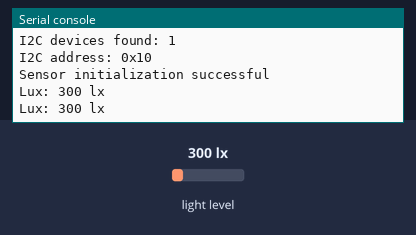
Bench run of a program on a simulated MicroPython board. On the bench: the last lines printed to the serial console. The inputs (shaded band) are chosen by the test bench; at power-on: light level 300 lx.

Above: at 4.4 s.
4.5 s: light level set to 40 lx
At 5.8 s:
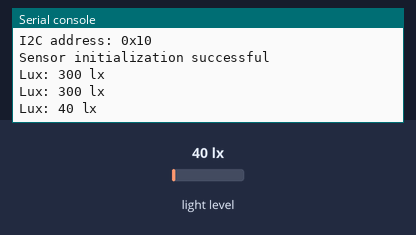
6.0 s: light level set to 500 lx
At 7.2 s:
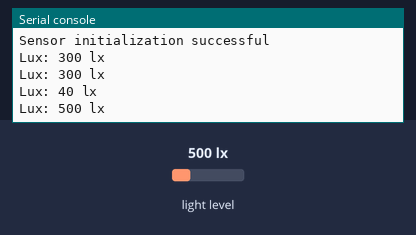
Timing chart, 0 to 9.0 s (numbered marks = the images above; inputs shaded):
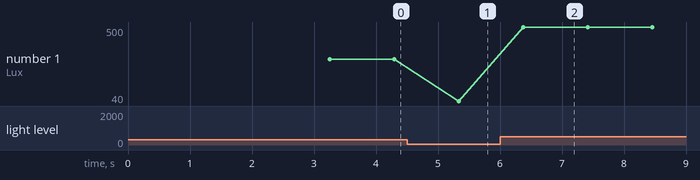

Measured:
- after the input at 4.5 s, the serial console: prints a new line after 0.84 s (image 1)
- after the input at 6.0 s, the serial console: prints a new line after 0.38 s (image 2)
- plotted number 1: 300 → 40 after the input at 4.5 s, 40 → 500 after the input at 6.0 s

The program:

main.py
```python
# (licence header left out)
# ======================================== 导入相关模块 =========================================

from machine import Pin, SoftI2C
from veml7700 import VEML7700
import time

# ======================================== 全局变量 ============================================

TARGET_SENSOR_ADDRS = [0x10]
I2C_SDA_PIN = 4
I2C_SCL_PIN = 5
I2C_FREQ = 100000
INTEGRATION_TIME = 100
SENSOR_GAIN = 1 / 8

# ======================================== 功能函数 ============================================

# ======================================== 自定义类 ============================================

# ======================================== 初始化配置 ==========================================

time.sleep(3)
print("FreakStudio: Using VEML7700 ambient light sensor ...")

# 初始化软件I2C总线
i2c_bus = SoftI2C(sda=Pin(I2C_SDA_PIN), scl=Pin(I2C_SCL_PIN), freq=I2C_FREQ)

# 扫描I2C总线设备
devices_list = i2c_bus.scan()
print("START I2C SCANNER")
if len(devices_list) == 0:
    raise RuntimeError("I2C scan found no devices")
print("I2C devices found: %d" % len(devices_list))

# 遍历扫描结果，初始化目标传感器
sensor = None
for device in devices_list:
    if device in TARGET_SENSOR_ADDRS:
        print("I2C address: %s" % hex(device))
        sensor = VEML7700(
            i2c=i2c_bus,
            address=device,
            it=INTEGRATION_TIME,
            gain=SENSOR_GAIN,
        )
        print("Sensor initialization successful")
        break

if sensor is None:
    raise RuntimeError("No target sensor found on I2C bus")

# 等待第一次积分完成
time.sleep(0.2)

# ========================================  主程序  ===========================================

try:
    while True:
        lux = sensor.read_lux()
        print("Lux: %d lx" % lux)
        time.sleep(1)

except KeyboardInterrupt:
    print("Program interrupted by user")
except OSError as e:
    print("Hardware communication error: %s" % str(e))
except Exception as e:
    print("Unknown error: %s" % str(e))
finally:
    print("Cleaning up resources...")
    sensor.deinit()
    del sensor
    print("Program exited")
```

veml7700.py
```python
# (licence header left out)
__version__ = "1.0.0"
__author__ = "Joseph Hopfmüller"
__license__ = "MIT"
__platform__ = "MicroPython v1.23"

# ======================================== 导入相关模块 =========================================

import time
from machine import I2C
from micropython import const

# ======================================== 全局变量 ============================================

# 寄存器地址常量
_ADDR = const(0x10)
_ALS_CONF_0 = const(0x00)
_ALS_WH = const(0x01)
_ALS_WL = const(0x02)
_POW_SAV = const(0x03)
_ALS = const(0x04)
_WHITE = const(0x05)
_INTERRUPT = const(0x06)

# 积分时间+增益组合对应的配置寄存器字节表
# 键：积分时间(ms)，值：{增益: bytearray([高字节, 低字节])}
_CONF_VALUES = {
    25:  {1/8: bytearray([0x00, 0x13]), 1/4: bytearray([0x00, 0x1B]), 1: bytearray([0x00, 0x01]), 2: bytearray([0x00, 0x0B])},
    50:  {1/8: bytearray([0x00, 0x12]), 1/4: bytearray([0x00, 0x1A]), 1: bytearray([0x00, 0x02]), 2: bytearray([0x00, 0x0A])},
    100: {1/8: bytearray([0x00, 0x10]), 1/4: bytearray([0x00, 0x18]), 1: bytearray([0x00, 0x00]), 2: bytearray([0x00, 0x08])},
    200: {1/8: bytearray([0x40, 0x10]), 1/4: bytearray([0x40, 0x18]), 1: bytearray([0x40, 0x00]), 2: bytearray([0x40, 0x08])},
    400: {1/8: bytearray([0x80, 0x10]), 1/4: bytearray([0x80, 0x18]), 1: bytearray([0x80, 0x00]), 2: bytearray([0x80, 0x08])},
    800: {1/8: bytearray([0xC0, 0x10]), 1/4: bytearray([0xC0, 0x18]), 1: bytearray([0xC0, 0x00]), 2: bytearray([0xC0, 0x08])},
}

# 积分时间+增益组合对应的灵敏度系数表（lux/count）
_GAIN_VALUES = {
    25:  {1/8: 1.8432, 1/4: 0.9216, 1: 0.2304, 2: 0.1152},
    50:  {1/8: 0.9216, 1/4: 0.4608, 1: 0.1152, 2: 0.0576},
    100: {1/8: 0.4608, 1/4: 0.2304, 1: 0.0288, 2: 0.0144},
    200: {1/8: 0.2304, 1/4: 0.1152, 1: 0.0288, 2: 0.0144},
    400: {1/8: 0.1152, 1/4: 0.0576, 1: 0.0144, 2: 0.0072},
    800: {1/8: 0.0876, 1/4: 0.0288, 1: 0.0072, 2: 0.0036},
}

# 中断阈值和省电模式默认清零值
_INTERRUPT_HIGH = bytearray([0x00, 0x00])
_INTERRUPT_LOW = bytearray([0x00, 0x00])
_POWER_SAVE_MODE = bytearray([0x00, 0x00])

# 复用读取缓冲区
_BUF2 = bytearray(2)

# ======================================== 功能函数 ============================================

# ======================================== 自定义类 ============================================


class VEML7700:
    """
    VEML7700 环境光传感器驱动类（I2C接口）
    Attributes:
        _i2c (I2C): I2C总线实例
        _address (int): I2C设备地址，默认0x10
        _conf_value (bytearray): 当前积分时间+增益对应的配置字节
        _gain_value (float): 当前灵敏度系数（lux/count）
    Methods:
        read_lux(): 读取环境光照度（lux）
        deinit(): 释放传感器资源
    Notes:
        - 依赖外部传入I2C实例，不在驱动内部创建总线
        - 初始化时自动写入配置寄存器、中断阈值和省电模式
        - 积分时间可选：25/50/100/200/400/800（ms）
        - 增益可选：1/8、1/4、1、2
    ==========================================
    VEML7700 ambient light sensor driver (I2C interface).
    Attributes:
        _i2c (I2C): I2C bus instance
        _address (int): I2C device address, default 0x10
        _conf_value (bytearray): Config bytes for current integration time + gain
        _gain_value (float): Sensitivity coefficient (lux/count) for current settings
    Methods:
        read_lux(): Read ambient illuminance (lux)
        deinit(): Release sensor resources
    Notes:
        - Requires externally provided I2C instance
        - Writes config, interrupt thresholds and power-save mode on init
        - Integration time options: 25/50/100/200/400/800 (ms)
        - Gain options: 1/8, 1/4, 1, 2
    """

    I2C_DEFAULT_ADDR = const(0x10)

    def __init__(self, i2c: I2C, address: int = I2C_DEFAULT_ADDR,
                 it: int = 25, gain: float = 1/8) -> None:
        """
        初始化VEML7700传感器
        Args:
            i2c (I2C): I2C总线实例
            address (int): I2C设备地址，默认0x10
            it (int): 积分时间（ms），可选25/50/100/200/400/800，默认25
            gain (float): 增益，可选1/8、1/4、1、2，默认1/8
        Returns:
            None
        Raises:
            ValueError: i2c不是I2C实例，或it/gain值不合法
            RuntimeError: I2C通信失败
        Notes:
            - ISR-safe: 否
            - 副作用：写入配置寄存器、中断阈值寄存器、省电模式寄存器
        ==========================================
        Initialize VEML7700 sensor.
        Args:
            i2c (I2C): I2C bus instance
            address (int): I2C device address, default 0x10
            it (int): Integration time (ms), options: 25/50/100/200/400/800, default 25
            gain (float): Gain, options: 1/8, 1/4, 1, 2, default 1/8
        Returns:
            None
        Raises:
            ValueError: i2c is not an I2C instance, or it/gain value is invalid
            RuntimeError: I2C communication failed
        Notes:
            - ISR-safe: No
            - Side effects: Writes config, interrupt threshold, and power-save registers
        """
        # 参数校验
        if not hasattr(i2c, "writeto_mem"):
            raise ValueError("i2c must be an I2C instance")
        if not isinstance(address, int):
            raise ValueError("address must be int, got %s" % type(address))

        self._i2c = i2c
        self._address = address

        # 查找积分时间对应的配置表和增益表
        conf_for_it = _CONF_VALUES.get(it)
        gain_for_it = _GAIN_VALUES.get(it)
        if conf_for_it is None or gain_for_it is None:
            raise ValueError("Invalid integration time. Use 25, 50, 100, 200, 400, 800")

        # 查找增益对应的配置字节和灵敏度系数
        conf_for_gain = conf_for_it.get(gain)
        gain_for_gain = gain_for_it.get(gain)
        if conf_for_gain is None or gain_for_gain is None:
            raise ValueError("Invalid gain value. Use 1/8, 1/4, 1, 2")

        self._conf_value = conf_for_gain
        self._gain_value = gain_for_gain

        # 写入初始配置
        self._init_registers()

    def _init_registers(self) -> None:
        """
        写入配置寄存器、中断阈值和省电模式
        Notes:
            - ISR-safe: 否
        ==========================================
        Write config register, interrupt thresholds, and power-save mode.
        Notes:
            - ISR-safe: No
        """
        try:
            self._i2c.writeto_mem(self._address, _ALS_CONF_0, self._conf_value)
            self._i2c.writeto_mem(self._address, _ALS_WH, _INTERRUPT_HIGH)
            self._i2c.writeto_mem(self._address, _ALS_WL, _INTERRUPT_LOW)
            self._i2c.writeto_mem(self._address, _POW_SAV, _POWER_SAVE_MODE)
        except OSError as e:
            raise RuntimeError("I2C write failed during init") from e

    def read_lux(self) -> int:
        """
        读取环境光照度（勒克斯）
        Args:
            无
        Returns:
            int: 环境光照度（lux，四舍五入取整）
        Raises:
            RuntimeError: I2C通信失败
        Notes:
            - ISR-safe: 否
            - 读取频率应大于积分时间，否则返回上一次数据
            - 内部等待40ms以确保数据就绪
        ==========================================
        Read ambient illuminance (lux).
        Args:
            None
        Returns:
            int: Ambient illuminance (lux, rounded to integer)
        Raises:
            RuntimeError: I2C communication failed
        Notes:
            - ISR-safe: No
            - Read frequency should be greater than integration time, otherwise returns previous data
            - Internally waits 40ms to ensure data is ready
        """
        # 等待传感器完成当前积分周期
        time.sleep(0.04)

        try:
            self._i2c.readfrom_mem_into(self._address, _ALS, _BUF2)
        except OSError as e:
            raise RuntimeError("I2C read failed") from e

        # 小端格式解析原始计数值，乘以灵敏度系数得到lux
        raw = _BUF2[0] + _BUF2[1] * 256
        return int(round(raw * self._gain_value, 0))

    def deinit(self) -> None:
        """
        释放传感器资源
        Args:
            无
        Returns:
            None
        Notes:
            - ISR-safe: 否
        ==========================================
        Release sensor resources.
        Args:
            None
        Returns:
            None
        Notes:
            - ISR-safe: No
        """
        pass


# ======================================== 初始化配置 ==========================================

# ========================================  主程序  ===========================================
```
